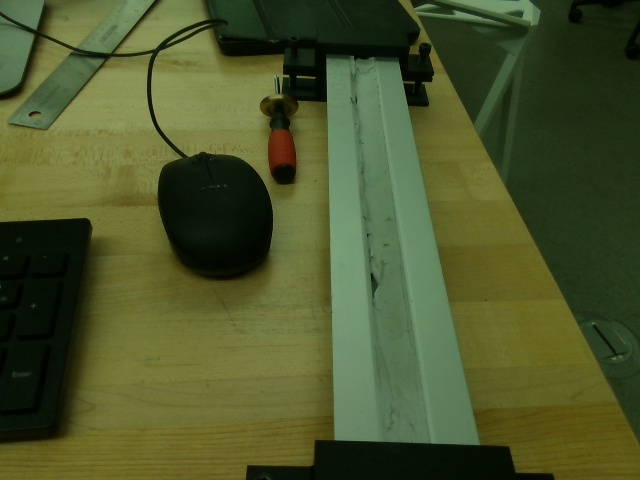
#> input picture rgb/rgb_000.png, 640 x 480 px; its folder holds only this picture in this run
$ python -i utils.py   (imports and definitions only)
#> lines starting #> are read from the running program, lines starting #| are printed output that depends on the picture
import os
import cv2
import numpy as np
from PIL import Image
import matplotlib.pyplot as plt


# [61 lines left out: functions show_mask, show_points, show_box, create_gif, not called in this run]

def find_bounding_box (image_path):
#> called with image_path = 'rgb/rgb_000.png'
    image = cv2.imread(image_path)
#> image is the input picture: shape (480, 640, 3); mean B, G, R 43.3, 85.7, 75.5

    if image is None:
        print(f"Error: Could not load image from {image_path}")
        return None, None

    height, width = image.shape[:2]
#> height = 480; width = 640
    image = image[125:, 300:680]
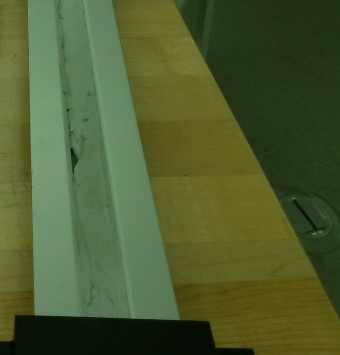
#> image: shape (355, 340, 3); mean B, G, R 48.7, 92.1, 78.3
    hsv = cv2.cvtColor(image, cv2.COLOR_BGR2HSV)
#> hsv: shape (355, 340, 3); mean H, S, V 43.6, 132.6, 92.9
    # [5 lines of commented-out code are left out]
    lower_blue = np.array([100, 150, 50])
    upper_blue = np.array([140, 255, 255])

    # Threshold
    mask= cv2.inRange(hsv, lower_blue, upper_blue)
#> mask: shape (355, 340); every value is 0
    contours, _ = cv2.findContours(mask, cv2.RETR_EXTERNAL, cv2.CHAIN_APPROX_SIMPLE)
#> contours = []
    if contours:
        c = max(contours, key=cv2.contourArea)
        x, y, w, h = cv2.boundingRect(c)
        bbox = np.array([x - 30, y, w + 60, h + 250])
        return image, x - 20, y, w + 120, h + 200
    else:
        print("No blue contours found")
        return image, None, None, None, None

# [111 lines left out: function detect_defects, not called in this run]

>>> result = find_bounding_box('rgb/rgb_000.png')
#> result = 5 items
